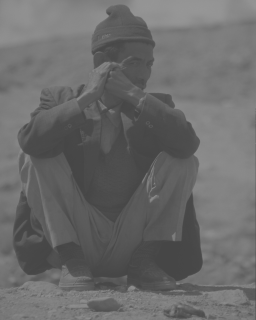
#> input picture Python/Przetwarzanie obrazów/koncowe/kierowca.png, 256 x 320 px, found by its file name
$ python lab02.py
#> lines starting #> are read from the running program, lines starting #| are printed output that depends on the picture
import numpy as np
import matplotlib.pyplot as plot
import matplotlib.image as image

oryginal = image.imread('E:\Workspace\Python\kierowca.png')
#> oryginal is the input picture: shape (320, 256, 3) float32; min 0.275, max 0.588, mean 0.416
oryginal = oryginal[:,:,0]*255
#> oryginal: shape (320, 256) float32
oryginal = oryginal.astype(int);

ile = 256;

def histogram (obraz,ile):
    M=obraz.shape[0]
    N=obraz.shape[1]
    H=np.zeros(256);

    for i in range (0,M):
        for j in range (0,N):
            H[obraz[i][j]] +=1;

    przedzialy = np.zeros(ile);
    rozm = np.arange(ile);

    for i in range (0,256):
        n = int( i%ile);
        przedzialy[n] += H[i];

    plot.plot(rozm,przedzialy,'g');
    plot.show();
    return przedzialy;


def fh(obraz, ile):

#> called with ile = 256
    M = obraz.shape[0]
#> M = 320
    N = obraz.shape[1]
#> N = 256
    H = [0]

    for i in range (0,ile-1):
        H.append(0)

    for x in range(0, M):
        for y in range (0, N):
            H[int(obraz[x,y]/255*ile)] += 1
            #H[(ile*obraz[x,y]) % (ile+1)] += 1
            #for k in range (0, ile):
                #if((obraz[x,y] >= k*(1/ile)) & (obraz[x,y] <  (k+1)*(1/ile))):
                #    H[k] += 1

    return H

# =============================================================================
# def roz(histogram, ile):
#     H =
#
#     return H
# =============================================================================


# =============================================================================
# moc = [5,8,7,1,2,3]
# ile = 2
# H = [0]
#
# for i in range (0,ile-1):
#     H.append(0)
#
# for i in range(0, len(moc)):
#     for k in range (0, ile):
#         if((moc[i] >= k*(10/ile)) & (moc[i] <  (k+1)*(10/ile))):
#             H[k] += 1
#
# print("H: ",H)
# =============================================================================


#       ORYGINAL
plot.imshow(oryginal, cmap='gray', vmin=0, vmax=255)
plot.show()

H = fh(oryginal, ile)
#> H = 256 values, max 2304 at index 123, min 0 at index 0, mean 320
x = range(len(H))
plot.bar(x, H, 1, color="green")


aktualne = 0
suma = 0
for i in range(0,ile):
    suma += H[i]
#> after the loop, suma = 81920


print(suma)
#| 81920
funkcja = [0]
for i in range (0,ile):
    aktualne += H[i]
    funkcja.append((aktualne/suma)*max(H))
#> after the loop, aktualne = 81920; funkcja = 257 values from 0 to 2304


plot.plot(funkcja,'blue')
plot.show()
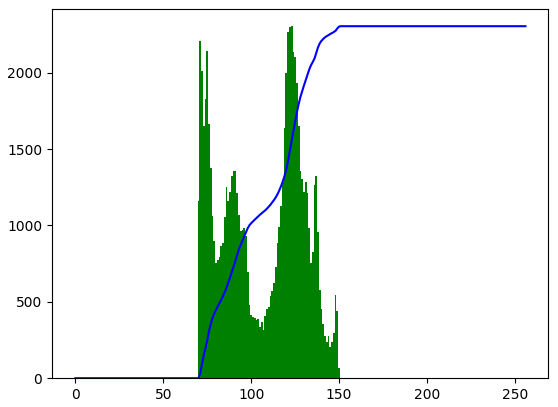
#> figure drawn by matplotlib, 1 panel; tallest bar 2304 high, from x = 122.5 to 123.5; curve peaks at x = 151, y = 2304


#       POTEGOWANIE
kopia = oryginal.copy()
for x in range(0, oryginal.shape[0]):
    for y in range(0, oryginal.shape[1]):
        wartosc = np.power(oryginal[x,y],2)
        kopia[x,y] = wartosc

#> (the run stopped early here; a loop or call above may not have finished)

$ run again, with Python/Przetwarzanie obrazów/koncowe/kolka.png copied over Python/Przetwarzanie obrazów/koncowe/kierowca.png
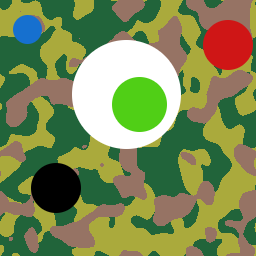
#> input picture Python/Przetwarzanie obrazów/koncowe/kolka.png, 256 x 256 px, found by its file name
#> oryginal is the input picture: shape (256, 256, 3) float32; mean R, G, B 0.489, 0.542, 0.334
#> `oryginal = oryginal[:,:,0]*255`:
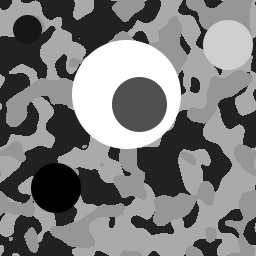
#> oryginal: shape (256, 256) float32; min 0, max 255, mean 124.7
#> `oryginal = oryginal.astype(int);`:
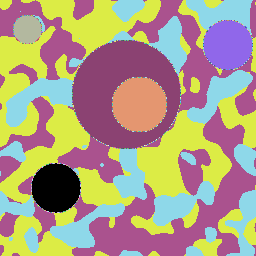
#> oryginal: shape (256, 256) int64; 149 distinct labels, from 0 to 255; one colour per label, 0 black
